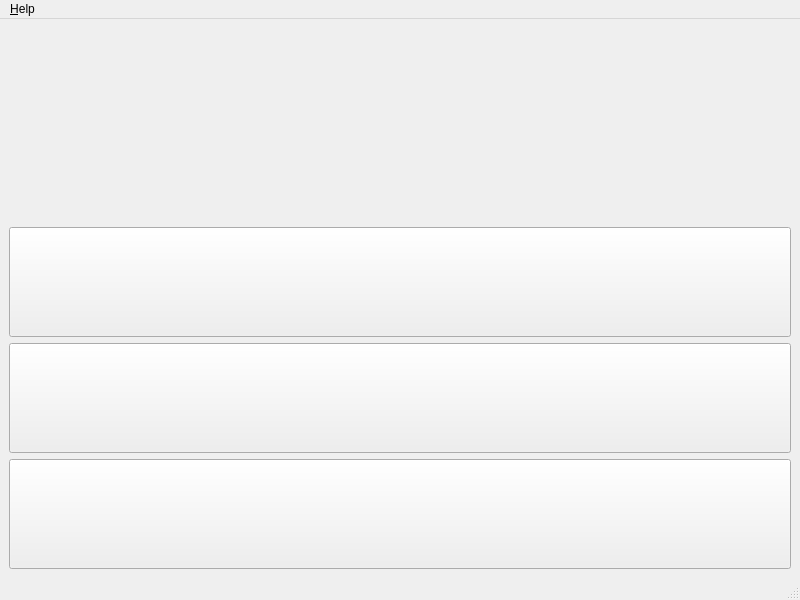
<?xml version="1.0" encoding="UTF-8"?>
<ui version="4.0">
 <class>MainWindow</class>
 <widget class="QMainWindow" name="MainWindow">
  <property name="geometry">
   <rect>
    <x>0</x>
    <y>0</y>
    <width>800</width>
    <height>600</height>
   </rect>
  </property>
  <property name="windowTitle">
   <string>CheckEng</string>
  </property>
  <widget class="QWidget" name="centralwidget">
   <layout class="QGridLayout" name="gridLayout">
    <item row="1" column="0" colspan="3">
     <widget class="QLabel" name="l_question">
      <property name="maximumSize">
       <size>
        <width>1000</width>
        <height>300</height>
       </size>
      </property>
      <property name="font">
       <font>
        <pointsize>20</pointsize>
        <weight>75</weight>
        <italic>false</italic>
        <bold>true</bold>
        <underline>false</underline>
        <strikeout>false</strikeout>
        <kerning>true</kerning>
       </font>
      </property>
      <property name="focusPolicy">
       <enum>Qt::StrongFocus</enum>
      </property>
      <property name="layoutDirection">
       <enum>Qt::LeftToRight</enum>
      </property>
      <property name="text">
       <string/>
      </property>
      <property name="textFormat">
       <enum>Qt::PlainText</enum>
      </property>
      <property name="alignment">
       <set>Qt::AlignCenter</set>
      </property>
     </widget>
    </item>
    <item row="2" column="0" colspan="3">
     <widget class="QPushButton" name="pb_first">
      <property name="sizePolicy">
       <sizepolicy hsizetype="Minimum" vsizetype="Fixed">
        <horstretch>0</horstretch>
        <verstretch>0</verstretch>
       </sizepolicy>
      </property>
      <property name="minimumSize">
       <size>
        <width>0</width>
        <height>0</height>
       </size>
      </property>
      <property name="maximumSize">
       <size>
        <width>1000</width>
        <height>110</height>
       </size>
      </property>
      <property name="font">
       <font>
        <pointsize>15</pointsize>
        <weight>50</weight>
        <bold>false</bold>
        <stylestrategy>PreferAntialias</stylestrategy>
       </font>
      </property>
      <property name="cursor">
       <cursorShape>ArrowCursor</cursorShape>
      </property>
      <property name="text">
       <string/>
      </property>
     </widget>
    </item>
    <item row="6" column="0" colspan="3">
     <widget class="QPushButton" name="pb_third">
      <property name="maximumSize">
       <size>
        <width>1000</width>
        <height>110</height>
       </size>
      </property>
      <property name="font">
       <font>
        <pointsize>15</pointsize>
        <weight>50</weight>
        <bold>false</bold>
       </font>
      </property>
      <property name="text">
       <string/>
      </property>
     </widget>
    </item>
    <item row="3" column="0" colspan="3">
     <widget class="QPushButton" name="pb_second">
      <property name="maximumSize">
       <size>
        <width>1000</width>
        <height>110</height>
       </size>
      </property>
      <property name="font">
       <font>
        <pointsize>15</pointsize>
        <weight>50</weight>
        <bold>false</bold>
       </font>
      </property>
      <property name="focusPolicy">
       <enum>Qt::NoFocus</enum>
      </property>
      <property name="text">
       <string/>
      </property>
     </widget>
    </item>
   </layout>
  </widget>
  <widget class="QMenuBar" name="menubar">
   <property name="geometry">
    <rect>
     <x>0</x>
     <y>0</y>
     <width>800</width>
     <height>22</height>
    </rect>
   </property>
   <widget class="QMenu" name="menuAbout">
    <property name="title">
     <string>&amp;Help</string>
    </property>
    <addaction name="action_About"/>
    <addaction name="a_start"/>
   </widget>
   <addaction name="menuAbout"/>
  </widget>
  <widget class="QStatusBar" name="statusbar"/>
  <action name="action_About">
   <property name="text">
    <string>&amp;About</string>
   </property>
  </action>
  <action name="a_start">
   <property name="text">
    <string>&amp;Start</string>
   </property>
   <property name="shortcut">
    <string>Ctrl+S</string>
   </property>
  </action>
 </widget>
 <resources/>
 <connections>
  <connection>
   <sender>action_About</sender>
   <signal>triggered()</signal>
   <receiver>MainWindow</receiver>
   <slot>onAboutClick()</slot>
   <hints>
    <hint type="sourcelabel">
     <x>-1</x>
     <y>-1</y>
    </hint>
    <hint type="destinationlabel">
     <x>399</x>
     <y>299</y>
    </hint>
   </hints>
  </connection>
  <connection>
   <sender>a_start</sender>
   <signal>triggered()</signal>
   <receiver>MainWindow</receiver>
   <slot>onStart()</slot>
   <hints>
    <hint type="sourcelabel">
     <x>-1</x>
     <y>-1</y>
    </hint>
    <hint type="destinationlabel">
     <x>399</x>
     <y>299</y>
    </hint>
   </hints>
  </connection>
 </connections>
 <slots>
  <slot>onAboutClick()</slot>
  <slot>onStart()</slot>
 </slots>
</ui>
